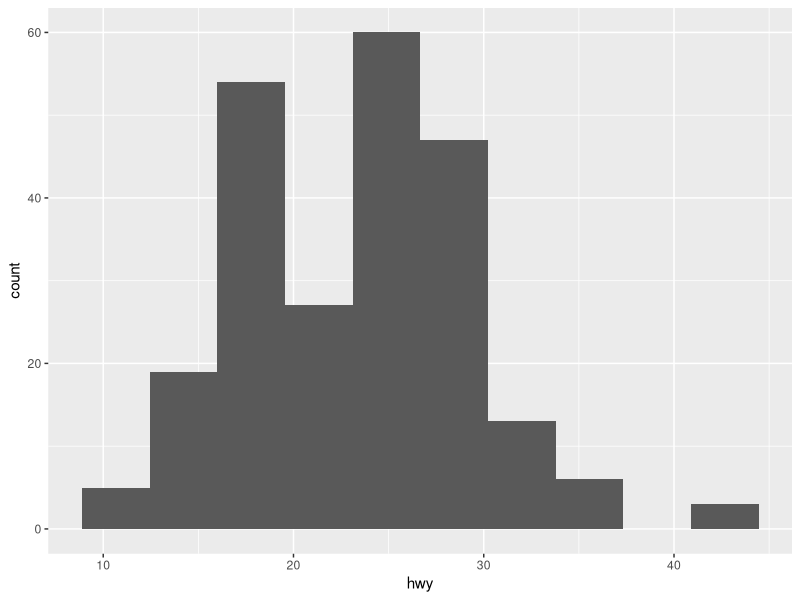
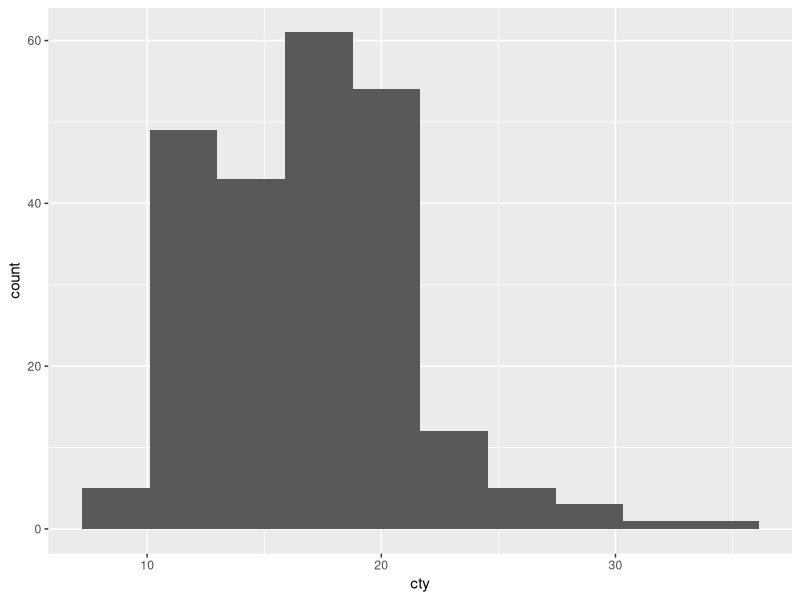
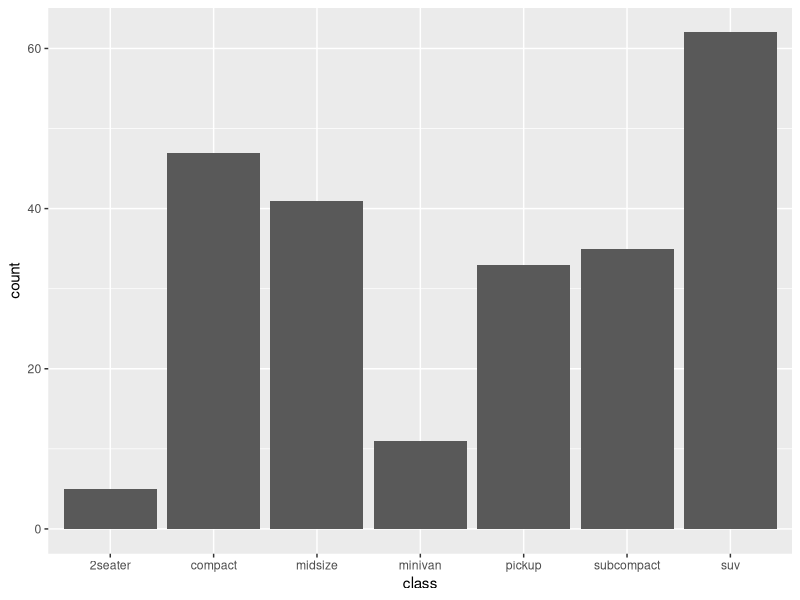
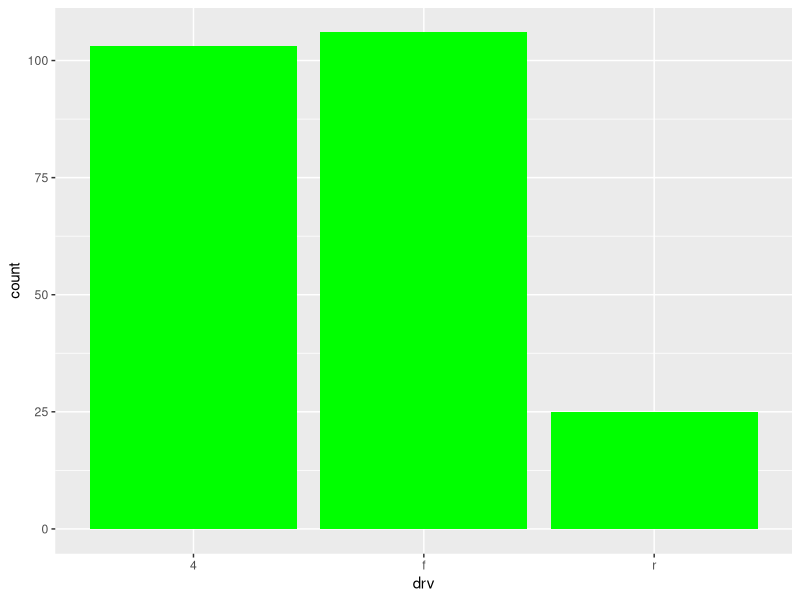
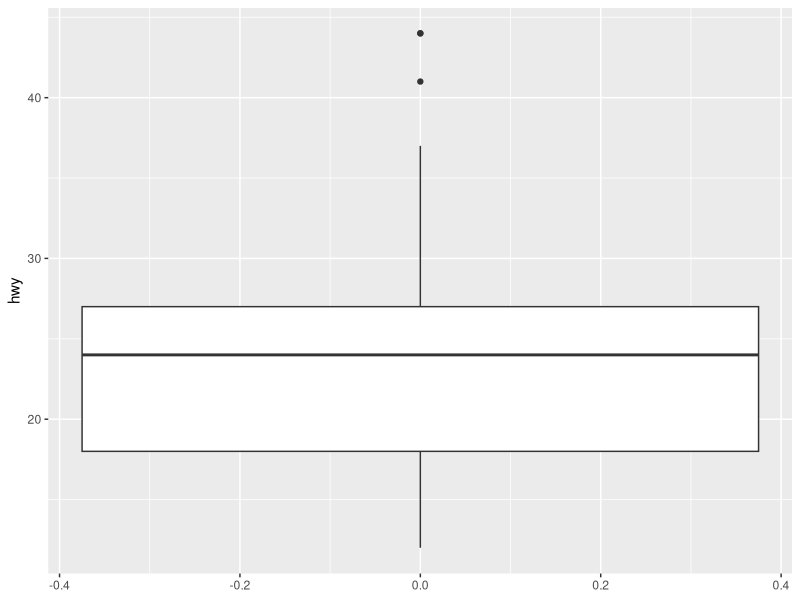
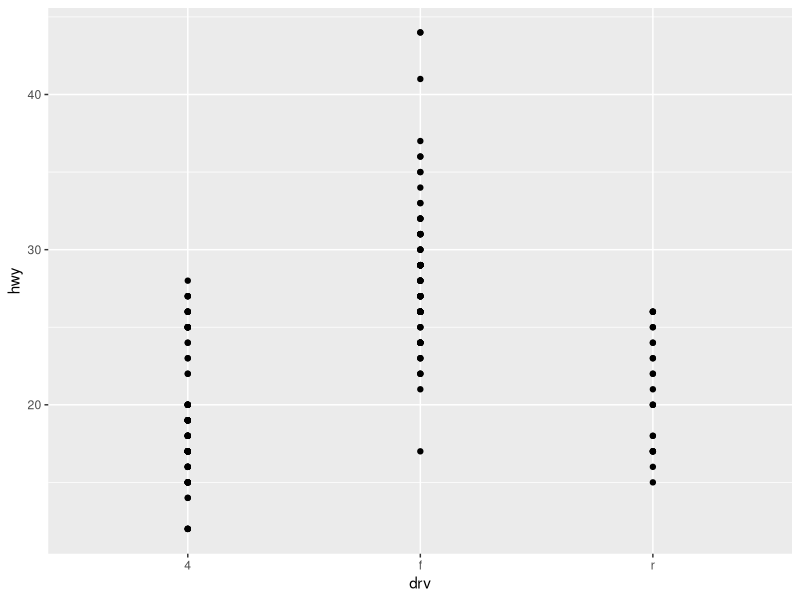
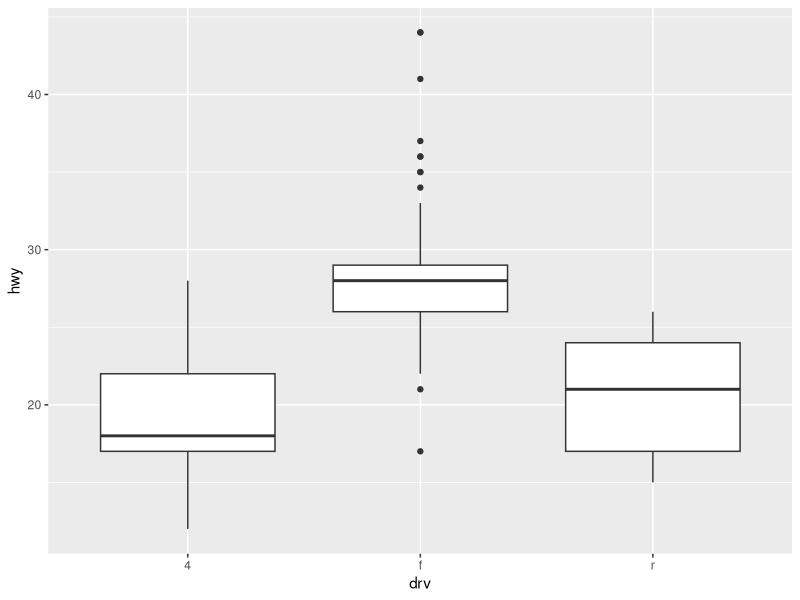
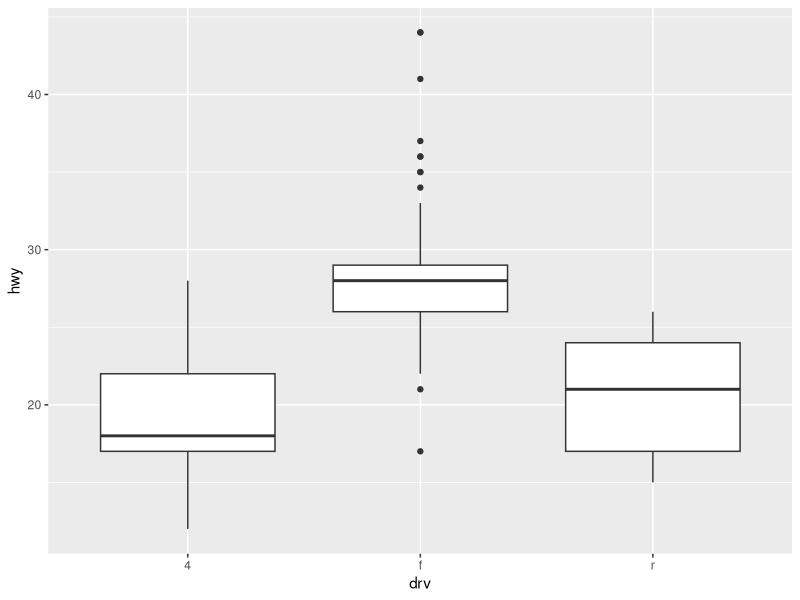

Here is the R script that generated these plots, in order:
# ggplot

library(tidyverse)

# 히스토그램(histogram): 연속형 변수의 분포
# 고속도로 연비의 분포
ggplot(data = mpg) +
  geom_histogram(mapping = aes(x = hwy), bins = 10)

# 시내 연비 분포
ggplot(data = mpg) +
  geom_histogram(mapping = aes(x = cty), bins = 10)

# 막대 그래프: 범주형 변수 분포
# 자동차 종류(class)별 모델 개수
ggplot(data = mpg) +
  geom_bar(mapping = aes(x = class))

# 자동차 구동 방식(drv)별 모델 개수
ggplot(data = mpg) +
  geom_bar(mapping = aes(x = drv), fill = 'green')
# 막대 그래프(bar, histogram, ...)에서 color 속성은 막대의 테두리 색깔을 의미.
# 막대 그래프에서 막대 내부 색깔은 fill 속성을 사용함.

# box plot - 기술 통계량
# hwy의 기술 통계량
ggplot(data = mpg) + 
  geom_boxplot(mapping = aes(y = hwy))

# hwy ~ drv scatter plot
qplot(x = drv, y = hwy, data = mpg)
# 자동차 구동방식(drv)별 고속도로연비(hwy)의 boxplot
ggplot(data = mpg) +
  geom_boxplot(mapping = aes(x = drv, y = hwy))

qplot(x = drv, y = hwy, data = mpg, geom = 'boxplot')

# 실린더 개수(cyl)별 고속도로 연비(hwy)의 scatter plot
qplot(x = cyl, y = hwy, data = mpg)

# 실린더 개수(cyl)별 고속도로 연비(hwy)의 box plot
ggplot(data = mpg) +
  geom_boxplot(mapping = aes(x = as.factor(cyl), y = hwy))
# as.factor(변수): 변수를 factor로 바꿈(범주형 변수로 바꿈).

ggplot(data = mpg) +
  geom_boxplot(mapping = aes(y = hwy, group = cyl))

# ggplot 하나에 두개 이상의 geom 함수를 사용하는 경우:
ggplot(data = mpg) +
  geom_point(mapping = aes(x = displ, y = hwy)) +
  geom_smooth(mapping = aes(x = displ, y = hwy))

# 두개 이상의 geom 함수에서 공통으로 사용하는 aesthetic mapping은 
# ggplot 함수 안에서 설정하는 것이 더 나음.
ggplot(data = mpg, mapping = aes(x = displ, y = hwy)) +
  geom_point() +
  geom_smooth()

# hwy ~ displ의 scatter plot + 회귀 곡선
# 점의 색깔을 drv에 따라서 다르게 설정.
ggplot(data = mpg, mapping = aes(x = displ, y = hwy)) +
  geom_point(mapping = aes(color = drv)) +
  geom_smooth()

# hwy ~ displ의 point + smooth 그래프
# 점의 색깔과 선의 색깔을 drv에 따라서 다르게 설정
ggplot(data = mpg, mapping = aes(x = displ, y = hwy, color = drv)) +
  geom_point() +
  geom_smooth()

# hwy ~ displ의 point + smooth 그래프
# 점의 색깔과 선의 색깔을 drv에 따라서 다르게 설정.
# 선의 타입을 drv에 따라서 다르게 설정.
ggplot(data = mpg, mapping = aes(x = displ, y = hwy, color = drv)) +
  geom_point() +
  geom_smooth(mapping = aes(linetype = drv))

# 위 그래프와 아래 그래프의 차이점? 
ggplot(data = mpg, mapping = aes(x = displ, y = hwy)) +
  geom_point(mapping = aes(color = drv)) +
  geom_smooth(mapping = aes(linetype = drv))
